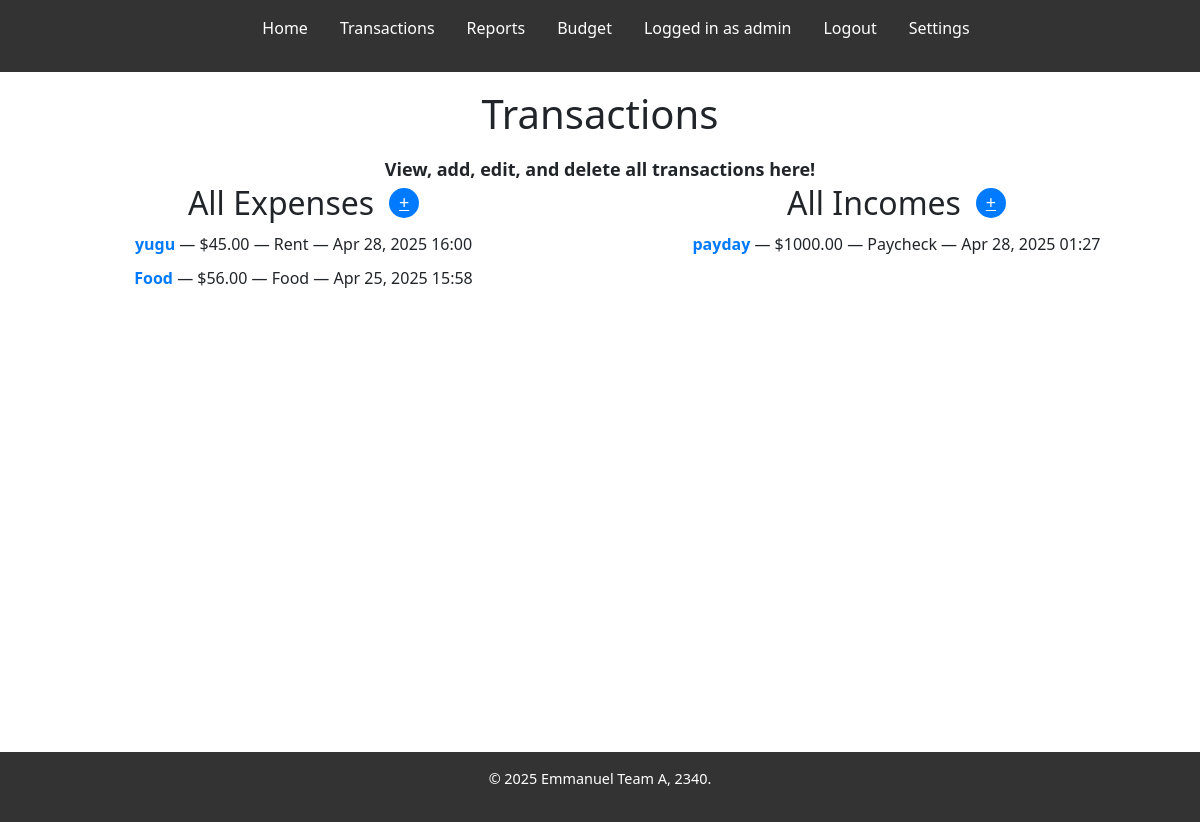
/transactions/ (signed in), run on an earlier commit of the app's database.
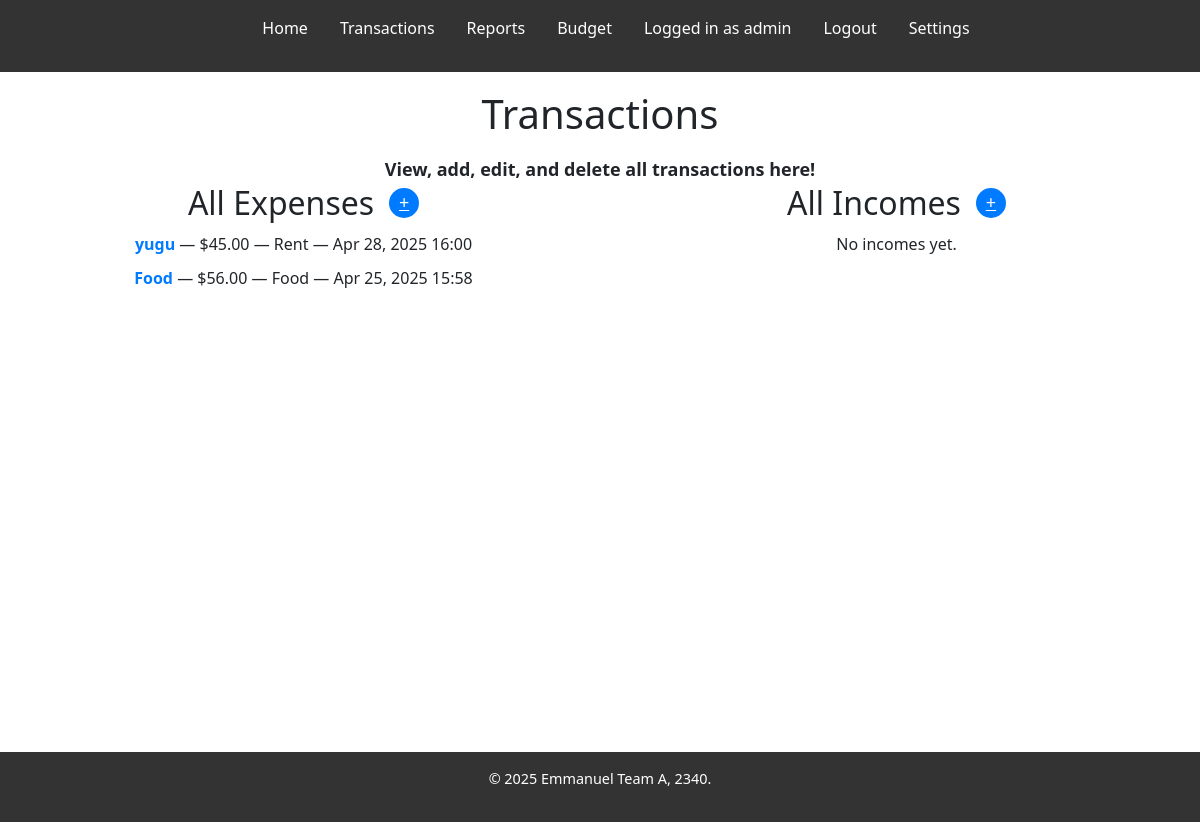
And on a later commit of the database.
### expense/models.py (models this page shows, shortened)
class Expense(models.Model):
    user = models.ForeignKey(
        settings.AUTH_USER_MODEL,
        on_delete=models.CASCADE,
        related_name="expenses",
    )
    name = models.CharField(max_length=100)
    slug = models.SlugField(max_length=100, unique=True, blank=True)
    amount = models.DecimalField(max_digits=10, decimal_places=2)
    category = models.ForeignKey('expense.Category', on_delete=models.CASCADE, null=True)
    date = models.DateTimeField(default=timezone.now)
    notes = models.TextField(null=True, blank=True)
    is_recurring = models.BooleanField(default=False)
    recurrence_period = models.CharField(
        max_length=10,
        choices=[
            ('daily', 'Daily'),
            ('weekly', 'Weekly'),
            ('monthly', 'Monthly'),
        ],
        null=True,
        blank=True
    )
    recurrence_day_of_week = models.CharField(
        max_length=10,
        choices=[
            ('monday', 'Monday'),
            ('tuesday', 'Tuesday'),
            ('wednesday', 'Wednesday'),
            ('thursday', 'Thursday'),
            ('friday', 'Friday'),
            ('saturday', 'Saturday'),
            ('sunday', 'Sunday'),
        ],
        null=True,
        blank=True
    )
    recurrence_day_of_month = models.PositiveIntegerField(null=True, blank=True)
    next_occurrence = models.DateTimeField(null=True, blank=True)

class Category(models.Model):
    name = models.CharField(max_length=100)

### income/models.py (models this page shows, shortened)
class Income(models.Model):
    user = models.ForeignKey(
        settings.AUTH_USER_MODEL,
        on_delete=models.CASCADE,
        related_name="incomes",
    )
    name = models.CharField(max_length=100)
    slug = models.SlugField(max_length=100, unique=True, blank=True)
    amount = models.DecimalField(max_digits=10, decimal_places=2)
    category = models.ForeignKey('income.Category', on_delete=models.CASCADE, null=True)
    date = models.DateTimeField(auto_now_add=True)
    notes = models.TextField(null=True, blank=True)
    is_recurring = models.BooleanField(default=False)
    recurrence_period = models.CharField(
        max_length=10,
        choices=[
            ('daily', 'Daily'),
            ('weekly', 'Weekly'),
            ('monthly', 'Monthly'),
        ],
        null=True,
        blank=True
    )
    recurrence_day_of_week = models.CharField(
        max_length=10,
        choices=[
            ('monday', 'Monday'),
            ('tuesday', 'Tuesday'),
            ('wednesday', 'Wednesday'),
            ('thursday', 'Thursday'),
            ('friday', 'Friday'),
            ('saturday', 'Saturday'),
            ('sunday', 'Sunday'),
        ],
        null=True,
        blank=True
    )
    recurrence_day_of_month = models.PositiveIntegerField(null=True, blank=True)
    next_occurrence = models.DateTimeField(null=True, blank=True)

class Category(models.Model):
    name = models.CharField(max_length=100)

### home/views.py (the view)
# urls.py: path('transactions/', transactions_view, name='transactions')
@login_required
def transactions_view(request):
    expenses = Expense.objects.filter(user=request.user).order_by('-date')
    incomes  = Income.objects.filter(user=request.user).order_by('-date')
    return render(request, 'home/transactions.html',
                  {'expenses': expenses, 'incomes': incomes})

### home/templates/home/transactions.html (shortened to what this page needs)
{% extends 'base.html' %}
{% block content %}
<div style="display: flex; flex-direction: column; justify-content: center; align-items: center; height: 10vh; text-align: center; gap: 10px;">
    <h1>Transactions</h1>
    <p style="font-weight: bold; font-size: 18px;">View, add, edit, and delete all transactions here!</p>
</div>
<div style="display: flex; justify-content: center; gap: 50px;">
    <div style="width: 100%;">
    <div class="header-container" style="display: flex; align-items: center; gap: 10px; justify-content: center;">
        <h2 style="margin: 0;">All Expenses</h2>
        <a href="{% url 'add_expense' %}" class="add-button">+</a>
    </div>
    {% if expenses %}
        <ul style="list-style-type: none; padding-left: 0; text-align: center;">
            {% for expense in expenses %}
                <li class="list-item" style="margin-bottom: 10px;">
                    <a href="{% url 'edit_expense' expense.slug %}" style="font-weight: bold; text-decoration: none; color: #007bff;"
                       onmouseover="this.style.textDecoration='underline';"
                       onmouseout="this.style.textDecoration='none';">
                        {{ expense.name }}
                    </a> —
                    ${{ expense.amount }} —
                    {{ expense.category.name }} —
                    {{ expense.date|date:"M d, Y H:i" }}
                </li>
            {% endfor %}
        </ul>
    {% else %}
        <p style="text-align: center;">No expenses yet.</p>
    {% endif %}
</div>
    <div style="width: 100%;">
    <div class="header-container" style="display: flex; align-items: center; gap: 10px; justify-content: center;">
        <h2 style="margin: 0;">All Incomes</h2>
        <a href="{% url 'add_income' %}" class="add-button">+</a>
    </div>
    {% if incomes %}
        <ul style="list-style-type: none; padding-left: 0; text-align: center;">
            {% for income in incomes %}
                <li class="list-item" style="margin-bottom: 10px;">
                    <a href="{% url 'edit_income' income.slug %}" style="font-weight: bold; text-decoration: none; color: #007bff;"
                       onmouseover="this.style.textDecoration='underline';"
                       onmouseout="this.style.textDecoration='none';">
                        {{ income.name }}
                    </a> —
                    ${{ income.amount }} —
                    {{ income.category.name }} —
                    {{ income.date|date:"M d, Y H:i" }}
                </li>
            {% endfor %}
        </ul>
    {% else %}
        <p style="text-align: center;">No incomes yet.</p>
    {% endif %}
</div>
</div>
{% endblock content %}

What changed in the data, as far as the page shows it:
removed Income: name "payday", amount "1000.00", category.name "Paycheck", date "Apr 28, 2025 01:27"
Also different on the page:
text now shown: "No incomes yet."
